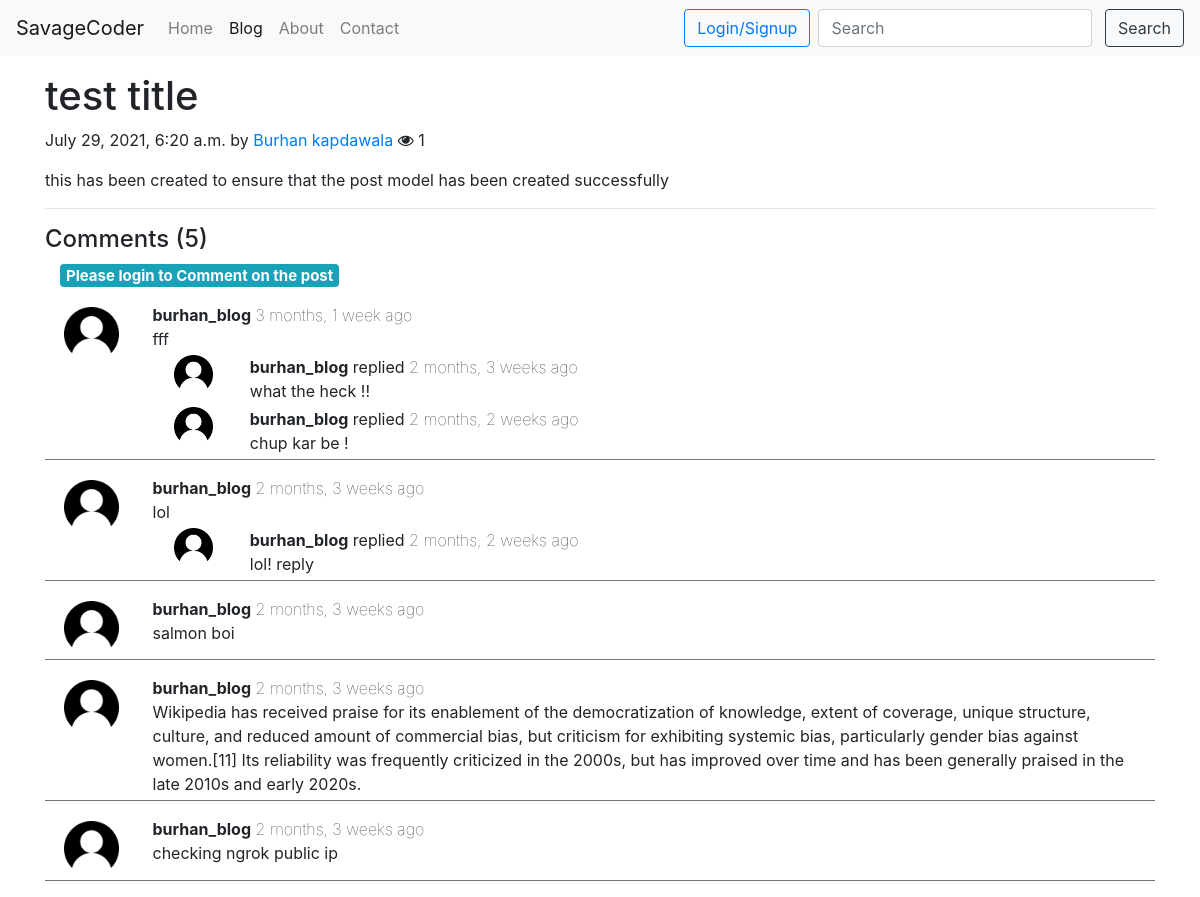
/blog/first-post, run on an earlier commit of the app's database.
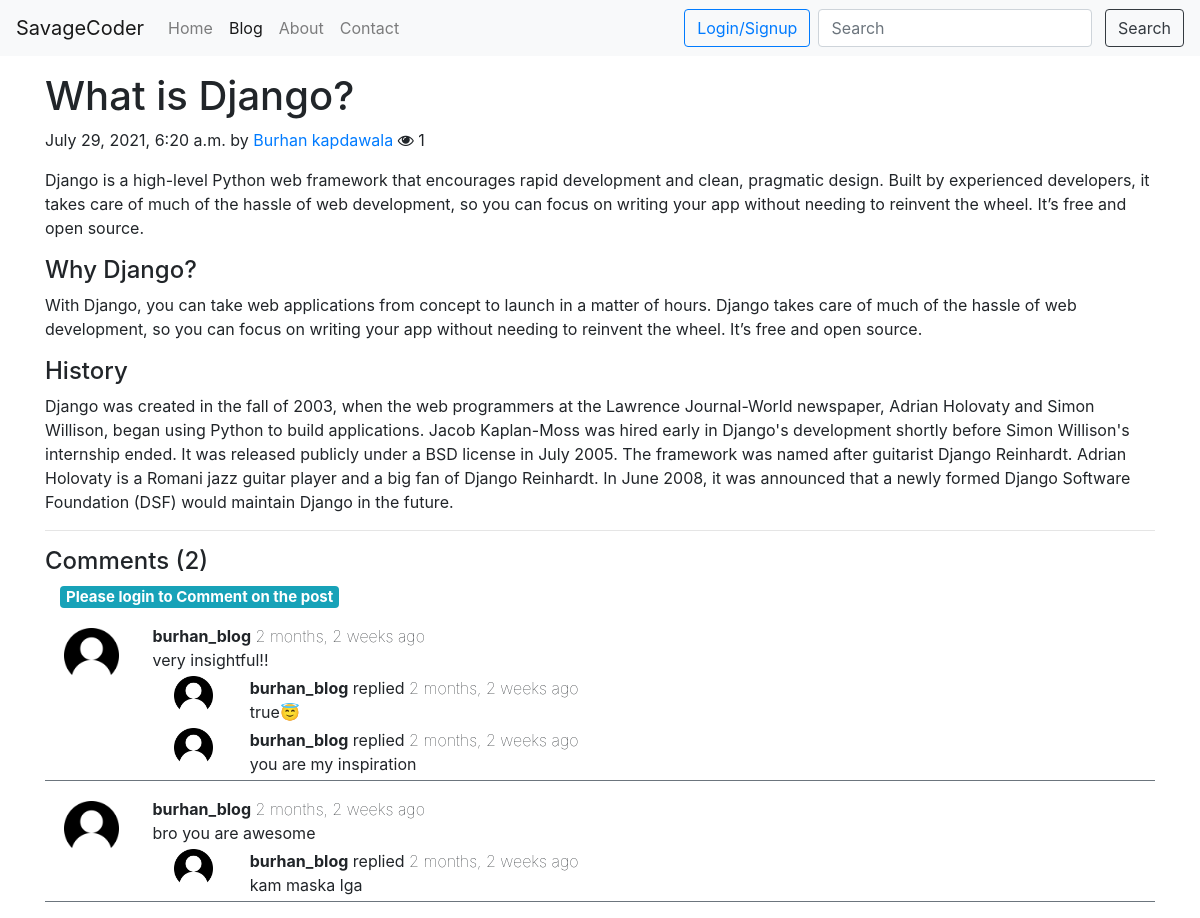
And on a later commit of the database.
### blog/models.py (models this page shows, shortened)
class Post(models.Model):
    sno = models.AutoField(primary_key=True)
    title = models.CharField(max_length=225)
    content = models.TextField()
    author = models.CharField(max_length=100)
    slug = models.CharField(max_length=100)
    views = models.IntegerField(default=0)
    timeStamp = models.DateTimeField(blank=True)

class BlogComment(models.Model):
    sno = models.AutoField(primary_key=True)
    comment = models.TextField()
    user = models.ForeignKey(User, on_delete=models.CASCADE)
    post = models.ForeignKey(Post, on_delete=models.CASCADE)
    parent = models.ForeignKey('self', on_delete=models.CASCADE, null=True)
    timestamp = models.DateTimeField(default=now)

### blog/views.py (the view)
# urls.py: path('<str:slug>', views.blogPost, name='blogPost'),
def blogPost(request, slug):
    post = Post.objects.filter(slug=slug).first()
    post.views = post.views + 1
    post.save()
    comments = BlogComment.objects.filter(post=post, parent=None)
    replies = BlogComment.objects.filter(post=post).exclude(parent=None)
    repdict = {}
    for reply in replies:
        if reply.parent.sno not in repdict:
            repdict[reply.parent.sno] = [reply]
        else:
            repdict[reply.parent.sno].append(reply)
    context = {'post': post, 'comments': comments, 'replies': repdict}
    return render(request, 'blog/blogpost.html', context)

### blog/templatetags/extras.py (called while the page is built)
@register.filter(name='get_val')
def get_val(dict, key):
    return dict.get(key)

### templates/blog/blogpost.html (shortened to what this page needs)
{% extends 'base.html' %}
{% block blogActive %} active {% endblock blogActive %}
{% block body %}
<div class="container my-3">
    <div class="blog-post">
        <h1 class="blog-post-title">{{post.title}}</h1>
        <p class="blog-post-meta">{{post.timeStamp}} by <a href="/about">{{post.author}}</a> <span><i class="fa fa-eye"></i> {{post.views}}</span></p>
        <p>{{post.content | safe}}</p>
        <hr>
    </div>
</div>
{% load static %}
{% load humanize %}
{% load extras %}
<div class="container my-3">
    <h4>Comments ({{comments.count}})</h4>
    <div class="container">
    {% if user.is_authenticated %}
        <form action="/blog/postComment" method="post"> {% csrf_token %}
            <div class="form-group">
                <label for="comment">Post Comment </label>
                <input type="text" class="form-control" name="comment" placeholder="Enter comment here">
            </div>
            <input type="hidden" name="postSno" value="{{post.sno}}">
            <input type="hidden" name="parentSno" value="">
            <button type="submit" class="btn btn-light">Comment</button>
        </form>
    {% else %}
        <h5><span class="badge badge-info">Please login to Comment on the post</span></h5>
    {% endif %}
    </div>
    {% for comment in comments %}
        <div class="row my-3 mx-0 border-bottom border-secondary">
            <div class="col-md-1">
            <img class="rounded mx-auto d-block w-100 p-1" src="/static/img/user.png"  alt="user">
            </div>
            <div class="col-md-11">
                <b>{{comment.user.username}}</b> <span class="font-weight-lighter">{{comment.timestamp | naturaltime}}</span>
                <div>{{comment.comment}}</div>
                <div class="replies my-1">
                    {% for reply in replies|get_val:comment.sno %}
                    <div class="container my-1">
                        <div class="row">
                            <div class="col-md-1">
                                <img class="rounded mx-auto d-block w-75" src="/static/img/user.png"  alt="user">
                            </div>
                            <div class="col-md-11">
                                <b>{{reply.user.username}}</b> replied <span class="font-weight-lighter">{{reply.timestamp | naturaltime}}</span>
                                <div>{{reply.comment}}</div>
                            </div>
                        </div>
                    </div>
                    {% endfor %}
                </div>
            </div>
        </div>
    {% endfor %}
</div>
 {% endblock %}

### templates/base.html (shortened to what this page needs)
<!doctype html>
<html lang="en">
  <head>
    <link rel="stylesheet" href="https://cdnjs.cloudflare.com/ajax/libs/font-awesome/4.7.0/css/font-awesome.min.css">
    <link rel="stylesheet" href="https://stackpath.bootstrapcdn.com/bootstrap/4.4.1/css/bootstrap.min.css">
  </head>
  <body>
    <nav class="navbar navbar-expand-lg navbar-light bg-light">
        <a class="navbar-brand" href="/">SavageCoder</a>
        <div class="collapse navbar-collapse" id="navbarSupportedContent">
            <ul class="navbar-nav mr-auto">
            <li class="nav-item {% block homeActive %}{% endblock homeActive %}">
                <a class="nav-link" href="/">Home <span class="sr-only">(current)</span></a>
            </li>
            <li class="nav-item {% block blogActive %}{% endblock blogActive %}">
                <a class="nav-link" href="/blog">Blog</a>
            </li>
            <li class="nav-item {% block aboutActive %}{% endblock aboutActive %}">
                <a class="nav-link" href="/about">About</a>
            </li>
            <li class="nav-item {% block contactActive %}{% endblock contactActive %}">
                <a class="nav-link" href="/contact">Contact</a>
            </li>
            </ul>
            <div class="ml-auto form-inline">
                {% if user.is_authenticated %}
                <ul class="navbar-nav mr-2">
                <li class="nav-item dropdown">
                    <a class="nav-link dropdown-toggle" href="#" id="navbarDropdown" role="button" data-toggle="dropdown" aria-haspopup="true" aria-expanded="false">
                    {{request.user}}
                    </a>
                    <div class="dropdown-menu" aria-labelledby="navbarDropdown">
                    <a class="dropdown-item" data-toggle="modal" data-target="#changePasswordModal">Change Password</a>
                    <a class="dropdown-item" href="/logout/">Logout</a>
                    </div>
                </li>
                </ul>
                {% else %}
                <ul class="navbar-nav mr-2">
                <li class="nav-item">
                    <button type="button" class="btn btn-outline-primary" data-toggle="modal" data-target="#loginsignupModal">Login/Signup</button>
                </li>
                </ul>
                {% endif %}
                <form method="get" action="/search/" class="my-2 my-lg-0">
                <input class="form-control mr-sm-2" type="search" placeholder="Search" aria-label="Search" id="query" name="query">
                <button class="btn btn-outline-dark my-2 my-sm-0" type="submit">Search</button>
                </form>
            </div>
        </div>
    </nav>
    {% block body %}{% endblock body %}
  </body>
</html>

What changed in the data, as far as the page shows it:
removed BlogComment: user.username "burhan_blog", timestamp "3 months, 1 week ago", comment "fff", shown under "Please login to Comment on the post"
removed BlogComment: user.username "burhan_blog", timestamp "2 months, 3 weeks ago", comment "what the heck !!"
removed BlogComment: user.username "burhan_blog", timestamp "2 months, 2 weeks ago", comment "chup kar be !"
removed BlogComment: user.username "burhan_blog", timestamp "2 months, 3 weeks ago", comment "lol", shown under "Please login to Comment on the post"
removed BlogComment: user.username "burhan_blog", timestamp "2 months, 2 weeks ago", comment "lol! reply"
removed BlogComment: user.username "burhan_blog", timestamp "2 months, 3 weeks ago", comment "salmon boi", shown under "Please login to Comment on the post"
removed BlogComment: user.username "burhan_blog", timestamp "2 months, 3 weeks ago", comment "Wikipedia has received praise for its enablement of the democratization of knowledge, extent of coverage, unique structure, culture, and reduced amount of commercial bias, but criticism for exhibiting systemic bias, particularly gender bias against women.[11] Its reliability was frequently criticized in the 2000s, but has improved over time and has been generally praised in the late 2010s and early 2020s.", shown under "Please login to Comment on the post"
removed BlogComment: user.username "burhan_blog", timestamp "2 months, 3 weeks ago", comment "checking ngrok public ip", shown under "Please login to Comment on the post"
changed Post "Burhan kapdawala": title "test title" → "What is Django?"; content "this has been created to ensure that the post model has been created successfully" → "Django is a high-level Python web framework that encourages rapid development and clean, pragmatic design. Built by experienced developers, it takes care of much of the hassle of web development, so you can focus on writing your app without needing to reinvent the wheel. It’s free and open source. Why Django? With Django, you can take web applications from concept to launch in a matter of hours. Django takes care of much of the hassle of web development, so you can focus on writing your app without needing to reinvent the wheel. It’s free and open source. History Django was created in the fall of 2003, when the web programmers at the Lawrence Journal-World newspaper, Adrian Holovaty and…"
added BlogComment: user.username "burhan_blog", timestamp "2 months, 2 weeks ago", comment "very insightful!!", shown under "Please login to Comment on the post"
added BlogComment: user.username "burhan_blog", timestamp "2 months, 2 weeks ago", comment "true😇"
added BlogComment: user.username "burhan_blog", timestamp "2 months, 2 weeks ago", comment "you are my inspiration"
added BlogComment: user.username "burhan_blog", timestamp "2 months, 2 weeks ago", comment "bro you are awesome", shown under "Please login to Comment on the post"
added BlogComment: user.username "burhan_blog", timestamp "2 months, 2 weeks ago", comment "kam maska lga"
Also different on the page:
{{ comments.count }}: "5" → "2"
